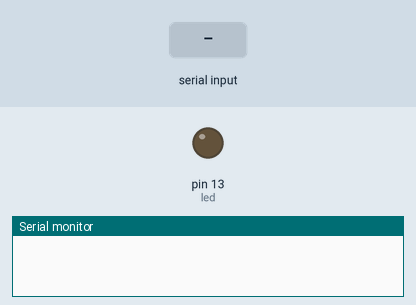
Simulated run of this sketch. Board: Arduino Uno, built with avr-gcc and run on an emulated ATmega328P. Parts: output pins drawn as LEDs (lit = HIGH), the last lines printed to the serial monitor. The test bench sets the inputs (shaded band).

Above: at 1.2 s.
1.3 s: "1" received over the second serial link
At 2.4 s:
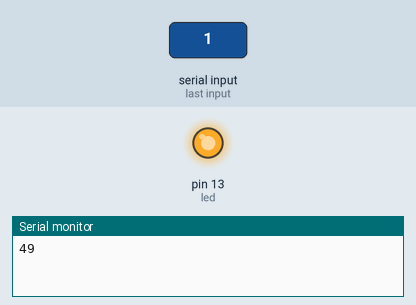
2.8 s: "0" received over the second serial link
At 3.9 s:
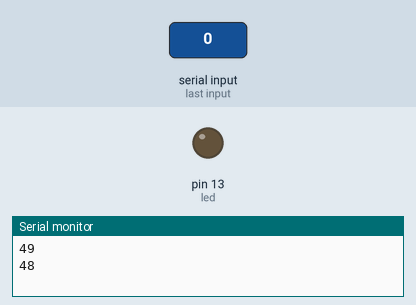
Timing chart, 0 to 5.8 s (numbered marks = the images above; inputs shaded):
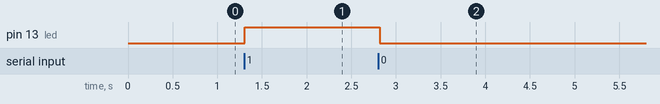

The sketch:

sketch_jan30a.ino
```cpp
#include <SoftwareSerial.h>

SoftwareSerial BTSer(0,1);
int led = 13; //pin LED arduino
int BluetoothData;

void setup(){
  BTSer.begin(9600);
  BTSer.println("REady");
  pinMode(led, OUTPUT);
  Serial.begin(9600);
}

void loop(){
  if (BTSer.available()){
    BluetoothData = BTSer.read();
    Serial.println(BluetoothData);
    if (BluetoothData == '1'){
      digitalWrite(led, HIGH);
      BTSer.println("LED on");
    }
    if (BluetoothData == '0'){
      digitalWrite(led, LOW);
      BTSer.println("LED off");
    }

  }
  delay(100);
}
```

Measured:
- after the input at 1.3 s, pin 13 (led): LOW → HIGH at once
- after the input at 2.8 s, pin 13 (led): HIGH → LOW at once
